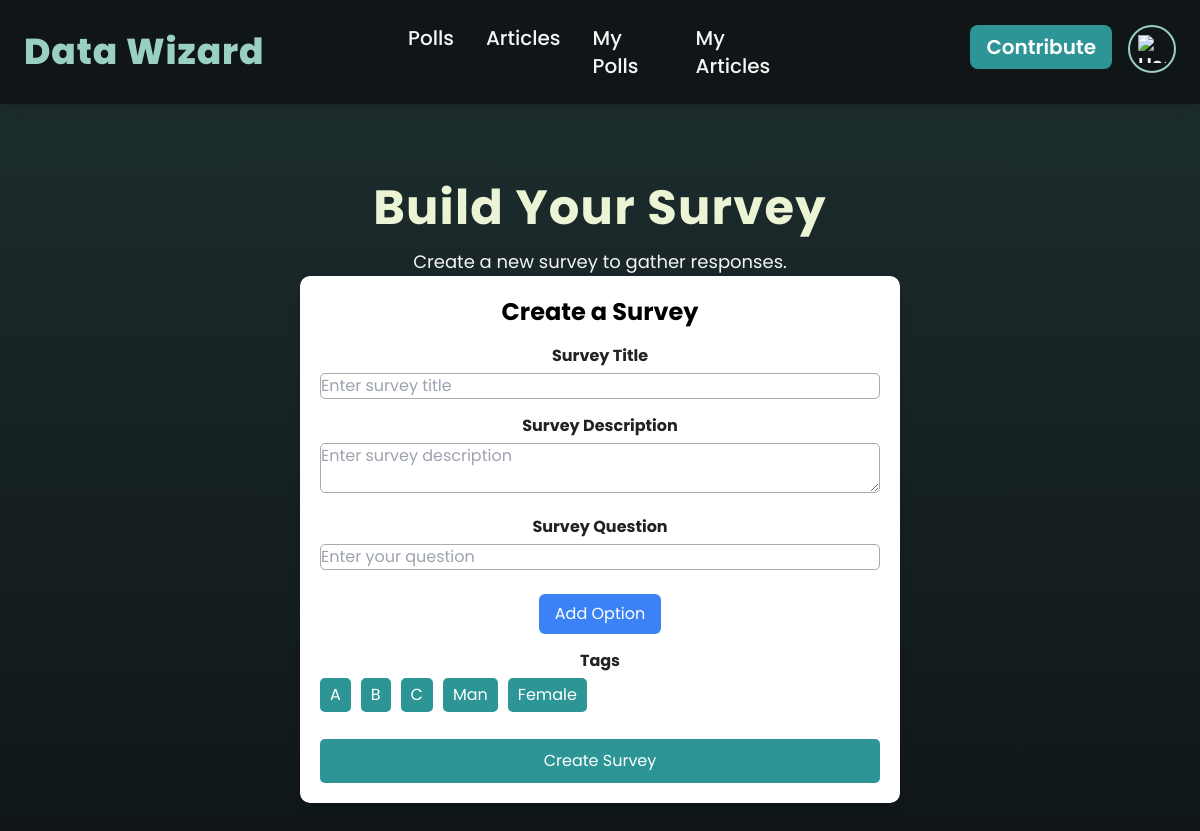
The page /survey-builder/ on the database as committed earlier.
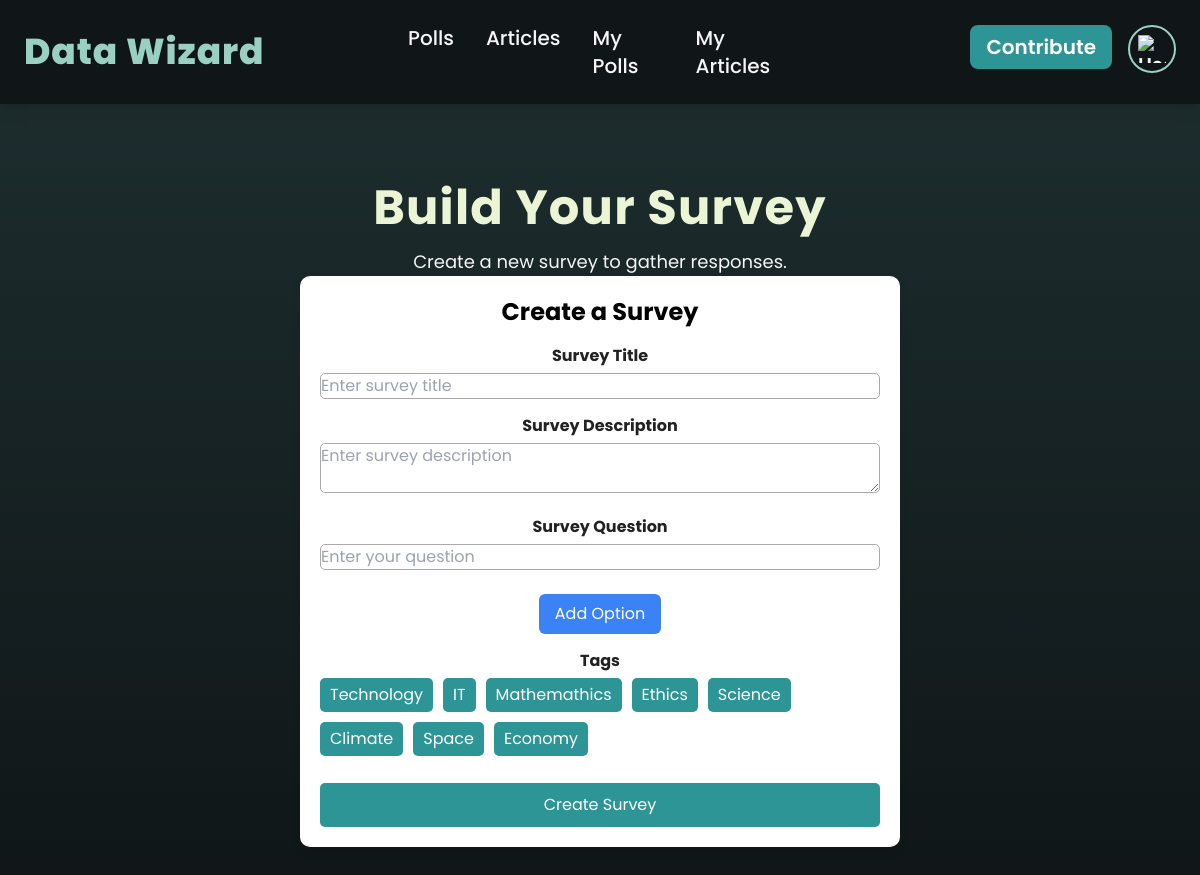
The same page on the database as committed later.
### madS/models.py (models this page shows, shortened)
class Tag(models.Model):
    name = models.CharField(max_length=50, unique=True)

### madS/views.py (the view)
# urls.py: path("survey-builder/", views.survey_builder, name="survey_builder"),
def survey_builder(request):
    if request.method == "POST":
        print("SAVE SURVEY FUNCTION TRIGGERED")  # Debugging statement
        survey_form = SurveyForm(request.POST)
        if survey_form.is_valid():
            survey = survey_form.save(commit=False)
            survey.creator = None  # No user required
            survey.save()
            question_text = request.POST.get('question')
            if question_text:
                question = Question.objects.create(survey=survey, text=question_text)
                for i in range(1, 5):  # Assume max 4 choices
                    choice_text = request.POST.get(f'option_text_{i}')
                    if choice_text:
                        Choice.objects.create(question=question, text=choice_text)
            selected_tags = request.POST.getlist("tags")  # Get selected tag IDs
            if selected_tags:
                survey.tags.set(selected_tags)  # Correct way to set ManyToManyField
            return redirect('crm/survey_list')  # Redirect to list of surveys
    else:
        survey_form = SurveyForm()
        available_tags = Tag.objects.all()  # ✅ Fetch available tags
    return render(request, "crm/survey_builder.html", {
        "survey_form": survey_form,
        "available_tags": available_tags  # ✅ Pass tags to the template
    })

### madS/forms.py
class SurveyForm(forms.ModelForm):
    class Meta:
        model = Survey
        fields = ['title', 'description', 'expires_at']
        widgets = {
            'expires_at': forms.DateTimeInput(attrs={'type': 'datetime-local'}),
        }

### madS/templates/crm/survey_builder.html (shortened to what this page needs)
{% load static %}
<!DOCTYPE html>
<html lang="en">
<head>
    <script src="https://cdn.tailwindcss.com"></script>
</head>
<body class="bg-gradient-to-b from-[#1E2F30] to-[#101618] text-[#F5F5F5] h-screen flex flex-col">
<header class="flex items-center p-6 bg-[#101618] shadow-lg text-xl font-semibold">
        <h1 class="font-extrabold text-[#9AD0C2] text-4xl flex-1 text-left tracking-wide">Data Wizard</h1>
        <nav class="flex-1 flex justify-center space-x-8">
            <a href="{% url 'survey_list' %}" class="text-[#F5F5F5] hover:text-[#9AD0C2] transition duration-300 font-medium">Polls</a>
            <a href="{% url 'articles' %}" class="text-[#F5F5F5] hover:text-[#9AD0C2] transition duration-300 font-medium">Articles</a>
            <a href="{% url 'survey_list' %}" class="text-[#F5F5F5] hover:text-[#9AD0C2] transition duration-300 font-medium">My Polls</a>
            <a href="{% url 'myArticles' %}" class="text-[#F5F5F5] hover:text-[#9AD0C2] transition duration-300 font-medium">My Articles</a>
        </nav>
        <div class="flex-1 flex justify-end space-x-4">
            <a href="{% url 'survey_builder' %}">
                <button class="bg-[#2D9596] text-white px-4 py-2 rounded-lg hover:bg-[#265073] transition duration-300">
                    Contribute
                </button>
            </a>
            <a href="{% url 'account' %}">
                <button class="p-2 rounded-full overflow-hidden w-12 h-12 border-2 border-[#9AD0C2]">
                    <img src="https://cdn-icons-png.flaticon.com/512/1508/1508843.png" alt="User Icon" class="w-full h-full">
                </button>
            </a>
        </div>
    </header>
    <main class="flex-1 flex flex-col items-center text-center p-10 w-full">
        <h2 class="text-5xl font-bold text-[#ECF4D6] mt-10 tracking-wide">Build Your Survey</h2>
        <p class="text-lg text-[#F5F5F5] mt-4">Create a new survey to gather responses.</p>
        <div class="form-container">
            <h3 class="text-2xl font-bold mb-4 text-black">Create a Survey</h3>
            <form method="POST" action="{% url 'save_survey' %}" id="survey-form" enctype="multipart/form-data">
                <div class="form-group">
                    <label for="survey-title">Survey Title</label>
                    <input type="text" id="survey-title" name="title" placeholder="Enter survey title" required>
                </div>
                <div class="form-group">
                    <label for="survey-description">Survey Description</label>
                    <textarea id="survey-description" name="description" placeholder="Enter survey description" required></textarea>
                </div>
                <div class="form-group">
                    <label>Survey Question</label>
                    <input type="text" id="survey-question" name="question" placeholder="Enter your question" required>
                    <button type="button" onclick="addOption()" class="bg-blue-500 text-white px-4 py-2 rounded-md mt-3">Add Option</button>
                </div>
                <div class="form-group">
                    <label for="survey-tags">Tags</label>
                    <div id="tag-container" class="tag-dropdown">
                        {% for tag in available_tags %}
                            <div class="tag-item" data-id="{{ tag.id }}">{{ tag.name }}</div>
                        {% endfor %}
                    </div>
                </div>
                <button type="submit" class="submit-btn mt-3">Create Survey</button>
            </form>
        </div>
    </main>
</body>
</html>

### madS/templates/crm/survey_builder.html (style rules this page uses)
body { font-family: 'Poppins', sans-serif; color: #222; }
.form-container { background: white; padding: 20px; border-radius: 10px; box-shadow: 0 4px 10px rgba(0, 0, 0, 0.1); width: 100%; max-width: 600px; }
.form-group { margin-bottom: 15px; }
label { font-weight: bold; display: block; margin-bottom: 5px; color: #222; }
input, textarea, select { color: black !important; width: 100%; padding: 10px; border: 1px solid #AAAAAA; border-radius: 5px; font-size: 1rem; background-color: white; }
.submit-btn { background: #2D9596; color: white; padding: 10px; border-radius: 5px; font-size: 1rem; cursor: pointer; transition: background 0.3s; width: 100%; }
.tag-dropdown { display: flex; flex-wrap: wrap; gap: 10px; }
.tag-item { background: #2D9596; color: white; padding: 5px 10px; border-radius: 5px; cursor: pointer; }

Rows that differ between the two databases and show on the page:
removed Tag: name "A"
removed Tag: name "B"
removed Tag: name "C"
removed Tag: name "Man"
removed Tag: name "Female"
added Tag: name "Technology"
added Tag: name "IT"
added Tag: name "Mathemathics"
added Tag: name "Ethics"
added Tag: name "Science"
added Tag: name "Climate"
added Tag: name "Space"
added Tag: name "Economy"
